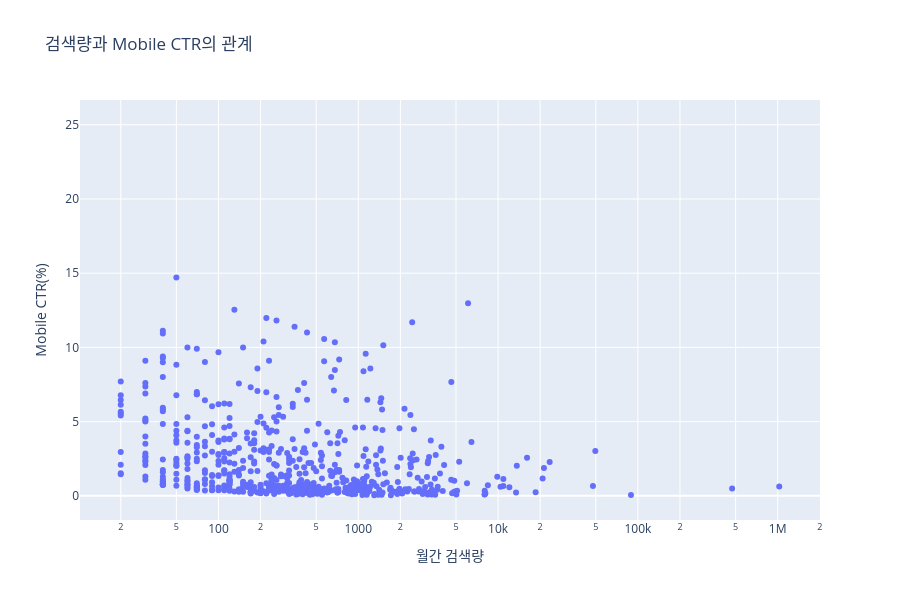

Here is the notebook cell this chart was saved with:
### Code cell
fig = px.scatter(
    df,
    x="search_total",
    y="ctr_mobile",
    log_x=True,

    title = "검색량과 Mobile CTR의 관계",

    labels={
        "search_total": "월간 검색량",
        "ctr_mobile": "Mobile CTR(%)",
        "keyword": "키워드"
    },

    hover_name="keyword",

    hover_data=[
        "search_pc",
        "search_mobile",
        "competition"
    ]
)

fig.update_layout(
    height=600
)

fig.show()

### Figure 1 — Plotly figure (JSON) as saved in the notebook; plotly's stock layout.template omitted (floating-point values rounded to 4 significant figures; data arrays with more than 128 entries replaced by an {"elided": "..."} marker saying what was removed)
{"data": [{"customdata": {"elided": "1000x3 mixed values"}, "hovertemplate": "<b>%{hovertext}</b><br><br>월간 검색량=%{x}<br>Mobile CTR(%)=%{y}<br>search_pc=%{customdata[0]}<br>search_mobile=%{customdata[1]}<br>competition=%{customdata[2]}<extra></extra>", "hovertext": {"elided": "1000 str values"}, "legendgroup": "", "marker": {"color": "#636efa", "symbol": "circle"}, "mode": "markers", "name": "", "orientation": "v", "showlegend": false, "type": "scatter", "x": {"elided": "1000 int values"}, "xaxis": "x", "y": {"elided": "1000 float values"}, "yaxis": "y"}], "layout": {"height": 600, "legend": {"tracegroupgap": 0}, "title": {"text": "검색량과 Mobile CTR의 관계"}, "xaxis": {"anchor": "y", "domain": [0, 1], "title": {"text": "월간 검색량"}, "type": "log"}, "yaxis": {"anchor": "x", "domain": [0, 1], "title": {"text": "Mobile CTR(%)"}}}}
